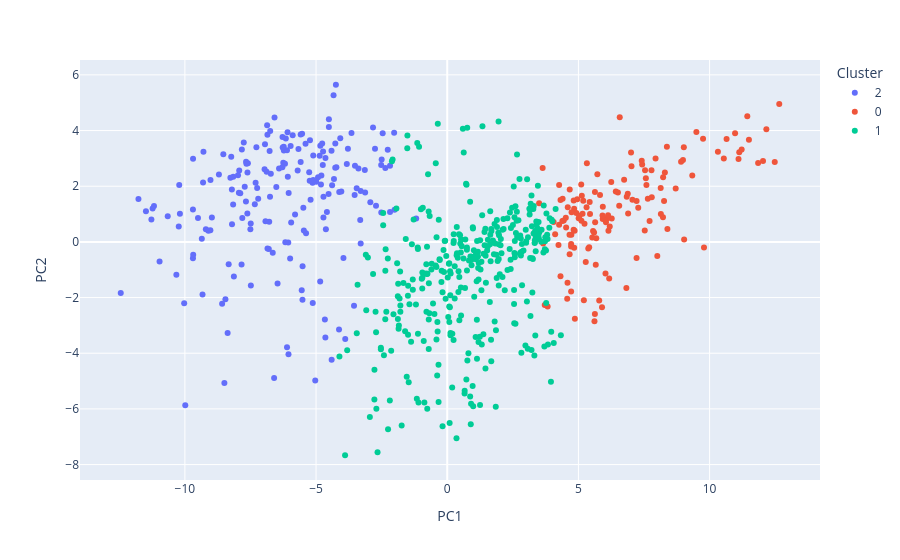

Source (notebook cell):
### Code cell
df_plot = pd.DataFrame({
    "PC1": X_pca[:, 0],
    "PC2": X_pca[:, 1],
    "Cluster": df_with_clusters["cluster_pca"].astype(str),
})

fig = px.scatter(
    df_plot,
    x="PC1",
    y="PC2",
    color="Cluster",
)

fig.show()

### Figure 1 — Plotly figure (JSON) as saved in the notebook; plotly's stock layout.template omitted (floating-point values rounded to 4 significant figures; data arrays with more than 128 entries replaced by an {"elided": "..."} marker saying what was removed)
{"data": [{"hovertemplate": "Cluster=2<br>PC1=%{x}<br>PC2=%{y}<extra></extra>", "legendgroup": "2", "marker": {"color": "#636efa", "symbol": "circle"}, "mode": "markers", "name": "2", "orientation": "v", "showlegend": true, "x": {"elided": "190 float values"}, "xaxis": "x", "y": {"elided": "190 float values"}, "yaxis": "y", "type": "scatter"}, {"hovertemplate": "Cluster=0<br>PC1=%{x}<br>PC2=%{y}<extra></extra>", "legendgroup": "0", "marker": {"color": "#EF553B", "symbol": "circle"}, "mode": "markers", "name": "0", "orientation": "v", "showlegend": true, "x": {"elided": "135 float values"}, "xaxis": "x", "y": {"elided": "135 float values"}, "yaxis": "y", "type": "scatter"}, {"hovertemplate": "Cluster=1<br>PC1=%{x}<br>PC2=%{y}<extra></extra>", "legendgroup": "1", "marker": {"color": "#00cc96", "symbol": "circle"}, "mode": "markers", "name": "1", "orientation": "v", "showlegend": true, "x": {"elided": "356 float values"}, "xaxis": "x", "y": {"elided": "356 float values"}, "yaxis": "y", "type": "scatter"}], "layout": {"xaxis": {"anchor": "y", "domain": [0.0, 1.0], "title": {"text": "PC1"}}, "yaxis": {"anchor": "x", "domain": [0.0, 1.0], "title": {"text": "PC2"}}, "legend": {"title": {"text": "Cluster"}, "tracegroupgap": 0}, "margin": {"t": 60}}}
